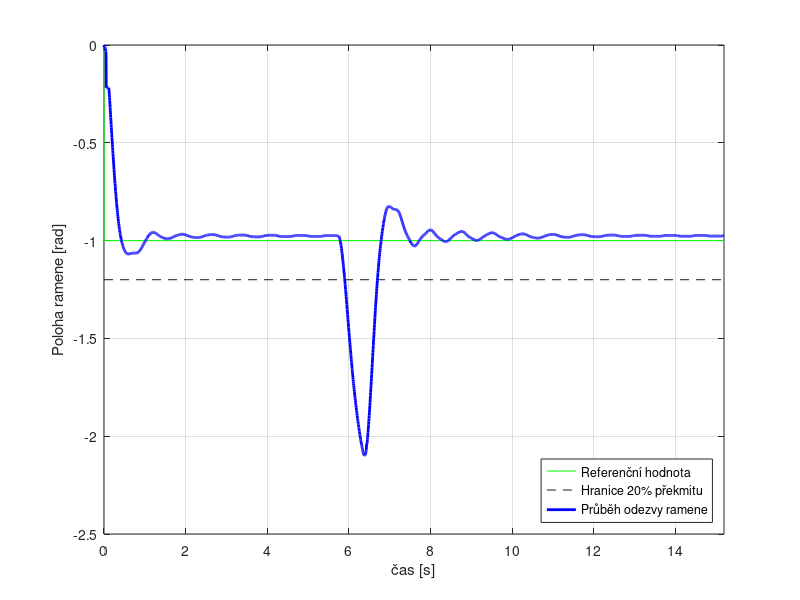
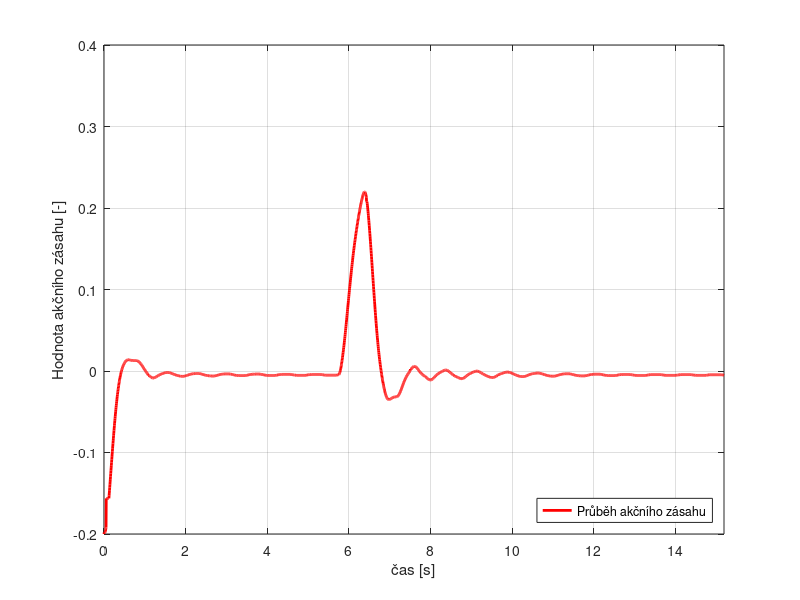

Here is the MATLAB script that generated these plots, in order:
%% Rameno odezva a porucha leadlagmozna2 rltool 2pi
% % není to leadlag, ale obecný regulátor druhého řádu navržený rltoolem

%% Odezva

load('rameno_odezva_a_porucha_P.mat');
time_y = scopearray(:,1);
signal_y = scopearray(:,2);

figure('name','rameno_odezva_a_porucha_P')
hold on
plot([0,0, time_y(end)], [0, -1,-1], 'g');
plot([0, time_y(end)], [-1.2, -1.2], '--', 'color', [0.1 0.1 0.1]);
plot(time_y, signal_y, 'color', 'blue', 'Linewidth', 2);
grid on
xlim([0, time_y(end)]);
box on;
xlabel('čas [s]');
ylabel('Poloha ramene [rad]');
legend('Referenční hodnota','Hranice 20% překmitu','Průběh odezvy ramene','Location', 'SouthEast');

% print -depsc /home/glab/Dropbox/4.semestr/ARI/Laboratorní_úloha/neco/Latex/Řízení/dobre_grafy/rameno_odezva_a_porucha_P.eps
%% Akcni zasah
load('rameno_odezva_a_porucha_P_akcnizasah.mat');
time_u = scopearray1(:,1);
signal_u = scopearray1(:,2);

figure('name','rameno_odezva_a_porucha_P_akcnizasah')
hold on
plot(time_u, signal_u, 'color', 'red', 'Linewidth', 2);
grid on
xlim([0, time_u(end)]);
box on;
xlabel('čas [s]');
ylabel('Hodnota akčního zásahu [-]');
legend('Průběh akčního zásahu','Location', 'SouthEast');

% print -depsc /home/glab/Dropbox/4.semestr/ARI/Laboratorní_úloha/neco/Latex/Řízení/dobre_grafy/rameno_odezva_a_porucha_P_akcnizasah.eps